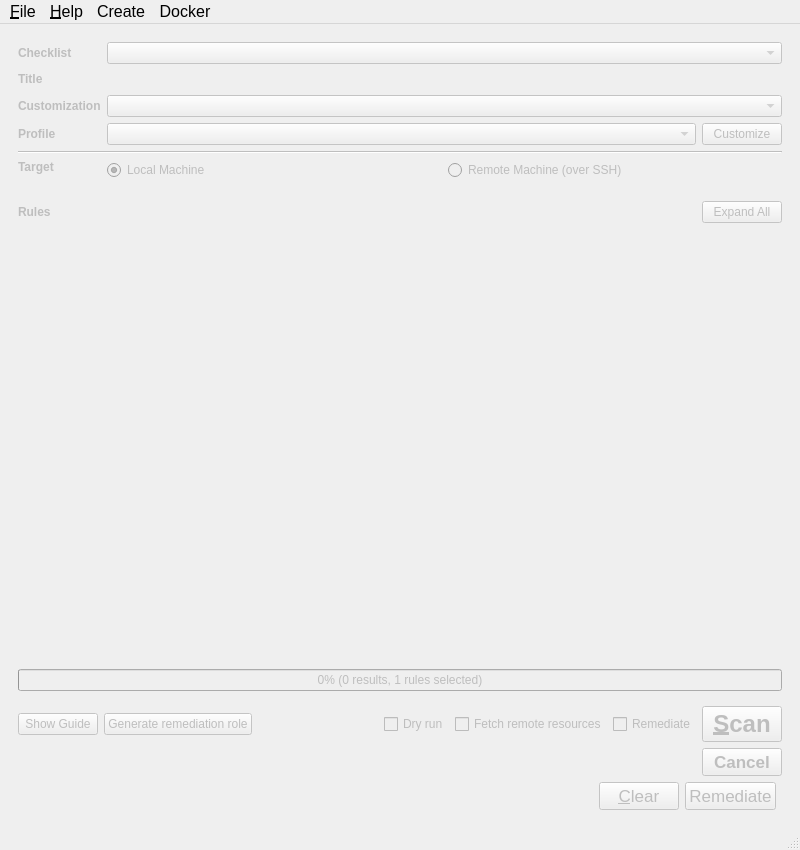
<?xml version="1.0" encoding="UTF-8"?>
<ui version="4.0">
 <class>MainWindow</class>
 <widget class="QMainWindow" name="MainWindow">
  <property name="enabled">
   <bool>true</bool>
  </property>
  <property name="geometry">
   <rect>
    <x>0</x>
    <y>0</y>
    <width>800</width>
    <height>850</height>
   </rect>
  </property>
  <property name="windowTitle">
   <string>SCAP Workbench</string>
  </property>
  <widget class="QWidget" name="centralwidget">
   <property name="enabled">
    <bool>false</bool>
   </property>
   <layout class="QVBoxLayout" name="verticalLayout">
    <item>
     <widget class="QWidget" name="scanProperties" native="true">
      <layout class="QGridLayout" name="gridLayout">
       <item row="6" column="2">
        <widget class="QPushButton" name="customizeProfileButton">
         <property name="toolTip">
          <string>Duplicates the current profile, and opens a window to customize it.</string>
         </property>
         <property name="text">
          <string>Customize</string>
         </property>
         <property name="shortcut">
          <string>Ctrl+T</string>
         </property>
        </widget>
       </item>
       <item row="7" column="0" colspan="3">
        <widget class="Line" name="line_2">
         <property name="orientation">
          <enum>Qt::Horizontal</enum>
         </property>
        </widget>
       </item>
       <item row="2" column="1" colspan="2">
        <widget class="QComboBox" name="checklistComboBox">
         <property name="sizePolicy">
          <sizepolicy hsizetype="Preferred" vsizetype="Fixed">
           <horstretch>0</horstretch>
           <verstretch>0</verstretch>
          </sizepolicy>
         </property>
        </widget>
       </item>
       <item row="6" column="0">
        <widget class="QLabel" name="label_3">
         <property name="font">
          <font>
           <weight>75</weight>
           <bold>true</bold>
          </font>
         </property>
         <property name="text">
          <string>Profile</string>
         </property>
        </widget>
       </item>
       <item row="2" column="0">
        <widget class="QLabel" name="checklistLabel">
         <property name="font">
          <font>
           <weight>75</weight>
           <bold>true</bold>
          </font>
         </property>
         <property name="text">
          <string>Checklist</string>
         </property>
        </widget>
       </item>
       <item row="10" column="0">
        <widget class="QLabel" name="label">
         <property name="font">
          <font>
           <weight>75</weight>
           <bold>true</bold>
          </font>
         </property>
         <property name="text">
          <string>Target</string>
         </property>
         <property name="alignment">
          <set>Qt::AlignLeading|Qt::AlignLeft|Qt::AlignTop</set>
         </property>
        </widget>
       </item>
       <item row="5" column="0">
        <widget class="QLabel" name="label_4">
         <property name="font">
          <font>
           <weight>75</weight>
           <bold>true</bold>
          </font>
         </property>
         <property name="text">
          <string>Customization</string>
         </property>
        </widget>
       </item>
       <item row="6" column="1">
        <widget class="QComboBox" name="profileComboBox">
         <property name="toolTip">
          <string>Determines which XCCDF profile will be used for evaluation. Listed profiles come from the input content and customization file.</string>
         </property>
         <property name="maxVisibleItems">
          <number>15</number>
         </property>
        </widget>
       </item>
       <item row="3" column="1" colspan="2">
        <widget class="QLabel" name="titleLabel">
         <property name="sizePolicy">
          <sizepolicy hsizetype="Expanding" vsizetype="Preferred">
           <horstretch>0</horstretch>
           <verstretch>0</verstretch>
          </sizepolicy>
         </property>
         <property name="font">
          <font>
           <pointsize>12</pointsize>
           <weight>75</weight>
           <bold>true</bold>
          </font>
         </property>
         <property name="toolTip">
          <string>TItle of the XCCDF Benchmark</string>
         </property>
         <property name="text">
          <string/>
         </property>
        </widget>
       </item>
       <item row="3" column="0">
        <widget class="QLabel" name="label_5">
         <property name="font">
          <font>
           <weight>75</weight>
           <bold>true</bold>
          </font>
         </property>
         <property name="text">
          <string>Title</string>
         </property>
        </widget>
       </item>
       <item row="4" column="1">
        <spacer name="horizontalSpacer_2">
         <property name="orientation">
          <enum>Qt::Horizontal</enum>
         </property>
         <property name="sizeHint" stdset="0">
          <size>
           <width>40</width>
           <height>1</height>
          </size>
         </property>
        </spacer>
       </item>
       <item row="5" column="1" colspan="2">
        <widget class="QComboBox" name="tailoringFileComboBox">
         <property name="toolTip">
          <string>Allows to select, load or reset a customization. Customization is called XCCDF Tailoring in the specification.</string>
         </property>
        </widget>
       </item>
       <item row="10" column="1" colspan="2">
        <widget class="QWidget" name="widget_4" native="true">
         <property name="sizePolicy">
          <sizepolicy hsizetype="Preferred" vsizetype="Preferred">
           <horstretch>0</horstretch>
           <verstretch>0</verstretch>
          </sizepolicy>
         </property>
         <layout class="QHBoxLayout" name="horizontalLayout_5">
          <property name="leftMargin">
           <number>0</number>
          </property>
          <property name="topMargin">
           <number>0</number>
          </property>
          <property name="rightMargin">
           <number>0</number>
          </property>
          <property name="bottomMargin">
           <number>0</number>
          </property>
          <item>
           <widget class="QRadioButton" name="localMachineRadioButton">
            <property name="toolTip">
             <string>Selecting the Local Machine target will cause workbench to evaluate the same machine that it is running on.</string>
            </property>
            <property name="text">
             <string>Local Machine</string>
            </property>
            <property name="checked">
             <bool>true</bool>
            </property>
           </widget>
          </item>
          <item>
           <widget class="QRadioButton" name="remoteMachineRadioButton">
            <property name="sizePolicy">
             <sizepolicy hsizetype="Preferred" vsizetype="Fixed">
              <horstretch>0</horstretch>
              <verstretch>0</verstretch>
             </sizepolicy>
            </property>
            <property name="toolTip">
             <string>The Remote Machine target enables workbench to scan any remote machine that can be accessed using SSH.</string>
            </property>
            <property name="text">
             <string>Remote Machine (over SSH)</string>
            </property>
           </widget>
          </item>
         </layout>
        </widget>
       </item>
       <item row="11" column="0" colspan="3">
        <widget class="RemoteMachineComboBox" name="remoteMachineDetails" native="true">
         <property name="focusPolicy">
          <enum>Qt::StrongFocus</enum>
         </property>
        </widget>
       </item>
      </layout>
     </widget>
    </item>
    <item>
     <layout class="QVBoxLayout" name="ruleResults">
      <property name="leftMargin">
       <number>9</number>
      </property>
      <property name="rightMargin">
       <number>9</number>
      </property>
      <item>
       <layout class="QHBoxLayout" name="horizontalLayout_6">
        <item>
         <widget class="QLabel" name="label_2">
          <property name="font">
           <font>
            <weight>75</weight>
            <bold>true</bold>
           </font>
          </property>
          <property name="text">
           <string>Rules</string>
          </property>
         </widget>
        </item>
        <item>
         <spacer name="horizontalSpacer_5">
          <property name="orientation">
           <enum>Qt::Horizontal</enum>
          </property>
          <property name="sizeHint" stdset="0">
           <size>
            <width>40</width>
            <height>20</height>
           </size>
          </property>
         </spacer>
        </item>
        <item>
         <widget class="QPushButton" name="expandRulesButton">
          <property name="text">
           <string>Expand All</string>
          </property>
         </widget>
        </item>
       </layout>
      </item>
      <item>
       <widget class="RuleResultsTree" name="ruleResultsTree" native="true">
        <property name="sizePolicy">
         <sizepolicy hsizetype="Preferred" vsizetype="Expanding">
          <horstretch>0</horstretch>
          <verstretch>0</verstretch>
         </sizepolicy>
        </property>
        <property name="focusPolicy">
         <enum>Qt::TabFocus</enum>
        </property>
       </widget>
      </item>
      <item>
       <widget class="QProgressBar" name="progressBar">
        <property name="maximum">
         <number>1</number>
        </property>
        <property name="value">
         <number>0</number>
        </property>
        <property name="format">
         <string>%p% (%v results, %m rules selected)</string>
        </property>
       </widget>
      </item>
     </layout>
    </item>
    <item>
     <widget class="QWidget" name="widget" native="true">
      <property name="sizePolicy">
       <sizepolicy hsizetype="Preferred" vsizetype="Maximum">
        <horstretch>0</horstretch>
        <verstretch>0</verstretch>
       </sizepolicy>
      </property>
      <layout class="QHBoxLayout" name="horizontalLayout_2">
       <item>
        <widget class="QWidget" name="widget_5" native="true">
         <layout class="QVBoxLayout" name="verticalLayout_3">
          <property name="leftMargin">
           <number>0</number>
          </property>
          <property name="topMargin">
           <number>0</number>
          </property>
          <property name="rightMargin">
           <number>0</number>
          </property>
          <property name="bottomMargin">
           <number>0</number>
          </property>
          <item>
           <widget class="QWidget" name="preScanTools" native="true">
            <layout class="QHBoxLayout" name="horizontalLayout">
             <property name="leftMargin">
              <number>0</number>
             </property>
             <property name="topMargin">
              <number>0</number>
             </property>
             <property name="rightMargin">
              <number>0</number>
             </property>
             <property name="bottomMargin">
              <number>0</number>
             </property>
             <item>
              <widget class="QPushButton" name="showGuideButton">
               <property name="text">
                <string>Show Guide</string>
               </property>
              </widget>
             </item>
             <item>
              <widget class="QPushButton" name="genRemediationButton">
               <property name="toolTip">
                <string>Generate remediation role that contains fix for every single rule the in the profile. Note that not every rule implements a fix.</string>
               </property>
               <property name="text">
                <string>Generate remediation role</string>
               </property>
              </widget>
             </item>
             <item>
              <spacer name="horizontalSpacer">
               <property name="orientation">
                <enum>Qt::Horizontal</enum>
               </property>
               <property name="sizeHint" stdset="0">
                <size>
                 <width>211</width>
                 <height>20</height>
                </size>
               </property>
              </spacer>
             </item>
             <item>
              <widget class="QCheckBox" name="dryRunCheckBox">
               <property name="toolTip">
                <string>When checked no action is performed after pressing Scan, a dialog with the used command-line arguments is shown instead.</string>
               </property>
               <property name="text">
                <string>Dry run</string>
               </property>
              </widget>
             </item>
             <item>
              <widget class="QCheckBox" name="fetchRemoteResourcesCheckbox">
               <property name="toolTip">
                <string>&lt;html&gt;&lt;head/&gt;&lt;body&gt;&lt;p&gt;Allow download of&amp;nbsp;remote OVAL content referenced from&amp;nbsp;XCCDF by&amp;nbsp;check-content-ref/@href.&lt;/p&gt;&lt;/body&gt;&lt;/html&gt;</string>
               </property>
               <property name="text">
                <string>Fetch remote resources</string>
               </property>
              </widget>
             </item>
             <item>
              <widget class="QCheckBox" name="onlineRemediationCheckBox">
               <property name="toolTip">
                <string>&lt;html&gt;&lt;head/&gt;&lt;body&gt;&lt;p&gt;Attempts to automatically correct issues identified by the scan.&lt;/p&gt;&lt;p&gt;Note: Automated remediation may impact system functionality.&lt;/p&gt;&lt;/body&gt;&lt;/html&gt;</string>
               </property>
               <property name="text">
                <string>Remediate</string>
               </property>
              </widget>
             </item>
             <item>
              <widget class="QPushButton" name="scanButton">
               <property name="font">
                <font>
                 <pointsize>18</pointsize>
                 <weight>75</weight>
                 <bold>true</bold>
                </font>
               </property>
               <property name="toolTip">
                <string>Starts the evaluation.</string>
               </property>
               <property name="text">
                <string>&amp;Scan</string>
               </property>
              </widget>
             </item>
            </layout>
           </widget>
          </item>
          <item>
           <widget class="QWidget" name="scanTools" native="true">
            <layout class="QHBoxLayout" name="horizontalLayout_4">
             <property name="leftMargin">
              <number>0</number>
             </property>
             <property name="topMargin">
              <number>0</number>
             </property>
             <property name="rightMargin">
              <number>0</number>
             </property>
             <property name="bottomMargin">
              <number>0</number>
             </property>
             <item>
              <spacer name="horizontalSpacer_4">
               <property name="orientation">
                <enum>Qt::Horizontal</enum>
               </property>
               <property name="sizeHint" stdset="0">
                <size>
                 <width>40</width>
                 <height>20</height>
                </size>
               </property>
              </spacer>
             </item>
             <item>
              <widget class="QPushButton" name="cancelButton">
               <property name="font">
                <font>
                 <pointsize>13</pointsize>
                 <weight>75</weight>
                 <bold>true</bold>
                </font>
               </property>
               <property name="toolTip">
                <string>Cancels the evaluation. Partial results may be lost.</string>
               </property>
               <property name="text">
                <string>Cancel</string>
               </property>
               <property name="shortcut">
                <string/>
               </property>
              </widget>
             </item>
            </layout>
           </widget>
          </item>
          <item>
           <widget class="QWidget" name="postScanTools" native="true">
            <layout class="QHBoxLayout" name="horizontalLayout_3">
             <property name="leftMargin">
              <number>0</number>
             </property>
             <property name="topMargin">
              <number>0</number>
             </property>
             <property name="rightMargin">
              <number>0</number>
             </property>
             <property name="bottomMargin">
              <number>0</number>
             </property>
             <item>
              <spacer name="horizontalSpacer_3">
               <property name="orientation">
                <enum>Qt::Horizontal</enum>
               </property>
               <property name="sizeHint" stdset="0">
                <size>
                 <width>40</width>
                 <height>20</height>
                </size>
               </property>
              </spacer>
             </item>
             <item>
              <widget class="QPushButton" name="clearButton">
               <property name="font">
                <font>
                 <pointsize>13</pointsize>
                </font>
               </property>
               <property name="toolTip">
                <string>Causes workbench to forget all collected evaluation results and prepares it for another scan.</string>
               </property>
               <property name="text">
                <string>&amp;Clear</string>
               </property>
              </widget>
             </item>
             <item>
              <widget class="QPushButton" name="offlineRemediateButton">
               <property name="enabled">
                <bool>false</bool>
               </property>
               <property name="font">
                <font>
                 <pointsize>13</pointsize>
                </font>
               </property>
               <property name="text">
                <string>Remediate</string>
               </property>
               <property name="checkable">
                <bool>false</bool>
               </property>
               <property name="checked">
                <bool>false</bool>
               </property>
              </widget>
             </item>
             <item>
              <widget class="ResultViewer" name="resultViewer" native="true"/>
             </item>
            </layout>
           </widget>
          </item>
         </layout>
        </widget>
       </item>
      </layout>
     </widget>
    </item>
   </layout>
  </widget>
  <widget class="QStatusBar" name="statusBar"/>
  <widget class="QMenuBar" name="menuBar">
   <property name="geometry">
    <rect>
     <x>0</x>
     <y>0</y>
     <width>800</width>
     <height>26</height>
    </rect>
   </property>
   <property name="font">
    <font>
     <pointsize>12</pointsize>
    </font>
   </property>
   <property name="defaultUp">
    <bool>false</bool>
   </property>
   <widget class="QMenu" name="menuFile">
    <property name="title">
     <string>&amp;File</string>
    </property>
    <widget class="QMenu" name="menuSave">
     <property name="title">
      <string>Save &amp;All</string>
     </property>
     <addaction name="actionSaveIntoDirectory"/>
     <addaction name="actionSaveAsRPM"/>
    </widget>
    <addaction name="actionOpenSSG"/>
    <addaction name="actionOpen"/>
    <addaction name="actionReloadContent"/>
    <addaction name="separator"/>
    <addaction name="actionOpenCustomizationFile"/>
    <addaction name="separator"/>
    <addaction name="actionSaveTailoring"/>
    <addaction name="menuSave"/>
    <addaction name="separator"/>
    <addaction name="actionQuit"/>
   </widget>
   <widget class="QMenu" name="menuHelp">
    <property name="title">
     <string>&amp;Help</string>
    </property>
    <addaction name="actionUserManual"/>
    <addaction name="separator"/>
    <addaction name="actionShowDiagnostics"/>
    <addaction name="separator"/>
    <addaction name="actionAbout"/>
    <addaction name="actionAboutQt"/>
   </widget>
   <widget class="QMenu" name="menuDocker_Scan">
    <property name="title">
     <string>Docker</string>
    </property>
    <addaction name="actionDocker_Image_Scan"/>
    <addaction name="actionDocker_Container_Scan"/>
   </widget>
   <widget class="QMenu" name="menuCreate">
    <property name="title">
     <string>Create</string>
    </property>
    <addaction name="actionCreate_Profile_2"/>
    <addaction name="actionCreate_Rule_2"/>
    <addaction name="actionCreate_Oval_2"/>
   </widget>
   <addaction name="menuFile"/>
   <addaction name="menuHelp"/>
   <addaction name="menuCreate"/>
   <addaction name="menuDocker_Scan"/>
  </widget>
  <action name="actionOpen">
   <property name="text">
    <string>&amp;Open Other Content</string>
   </property>
   <property name="shortcutContext">
    <enum>Qt::ApplicationShortcut</enum>
   </property>
  </action>
  <action name="actionQuit">
   <property name="text">
    <string>&amp;Quit</string>
   </property>
   <property name="shortcut">
    <string>Ctrl+Q</string>
   </property>
  </action>
  <action name="actionAbout">
   <property name="text">
    <string>About SCAP Workbench</string>
   </property>
  </action>
  <action name="actionUserManual">
   <property name="text">
    <string>User Manual</string>
   </property>
  </action>
  <action name="actionSaveIntoDirectory">
   <property name="text">
    <string>Into a &amp;directory</string>
   </property>
  </action>
  <action name="actionSaveAsRPM">
   <property name="text">
    <string>As &amp;RPM</string>
   </property>
  </action>
  <action name="actionAboutQt">
   <property name="text">
    <string>About Qt</string>
   </property>
  </action>
  <action name="actionShowDiagnostics">
   <property name="text">
    <string>Show Diagnostics</string>
   </property>
  </action>
  <action name="actionSaveTailoring">
   <property name="text">
    <string>Save Customization O&amp;nly</string>
   </property>
  </action>
  <action name="actionOpenSSG">
   <property name="text">
    <string>Open content from &amp;SCAP Security Guide</string>
   </property>
  </action>
  <action name="actionOpenCustomizationFile">
   <property name="text">
    <string>Open &amp;Customization File</string>
   </property>
  </action>
  <action name="actionReloadContent">
   <property name="text">
    <string>&amp;Reload Opened Content</string>
   </property>
   <property name="iconText">
    <string>Reload Opened Content</string>
   </property>
   <property name="toolTip">
    <string>Reload Opened Content</string>
   </property>
  </action>
  <action name="actionDocker_Image_Scan">
   <property name="text">
    <string>Docker_Image_Scan</string>
   </property>
  </action>
  <action name="actionDocker_Container_Scan">
   <property name="text">
    <string>Docker_Container_Scan</string>
   </property>
  </action>
  <action name="actionCreate_Profile">
   <property name="text">
    <string>Create Profile</string>
   </property>
  </action>
  <action name="actionCreate_Rule">
   <property name="text">
    <string>Create Rule</string>
   </property>
  </action>
  <action name="actionCreate_Oval">
   <property name="text">
    <string>Create Oval</string>
   </property>
  </action>
  <action name="actionCreate_Profile_2">
   <property name="text">
    <string>Create Profile</string>
   </property>
  </action>
  <action name="actionCreate_Rule_2">
   <property name="text">
    <string>Create Rule</string>
   </property>
  </action>
  <action name="actionCreate_Oval_2">
   <property name="text">
    <string>Create Oval</string>
   </property>
  </action>
 </widget>
 <customwidgets>
  <customwidget>
   <class>ResultViewer</class>
   <extends>QWidget</extends>
   <header>ResultViewer.h</header>
   <container>1</container>
  </customwidget>
  <customwidget>
   <class>RemoteMachineComboBox</class>
   <extends>QWidget</extends>
   <header>RemoteMachineComboBox.h</header>
   <container>1</container>
  </customwidget>
  <customwidget>
   <class>RuleResultsTree</class>
   <extends>QWidget</extends>
   <header>RuleResultsTree.h</header>
   <container>1</container>
  </customwidget>
 </customwidgets>
 <tabstops>
  <tabstop>checklistComboBox</tabstop>
  <tabstop>tailoringFileComboBox</tabstop>
  <tabstop>profileComboBox</tabstop>
  <tabstop>customizeProfileButton</tabstop>
  <tabstop>localMachineRadioButton</tabstop>
  <tabstop>remoteMachineRadioButton</tabstop>
  <tabstop>remoteMachineDetails</tabstop>
  <tabstop>expandRulesButton</tabstop>
  <tabstop>ruleResultsTree</tabstop>
  <tabstop>showGuideButton</tabstop>
  <tabstop>genRemediationButton</tabstop>
  <tabstop>dryRunCheckBox</tabstop>
  <tabstop>fetchRemoteResourcesCheckbox</tabstop>
  <tabstop>onlineRemediationCheckBox</tabstop>
  <tabstop>scanButton</tabstop>
  <tabstop>cancelButton</tabstop>
  <tabstop>clearButton</tabstop>
  <tabstop>offlineRemediateButton</tabstop>
 </tabstops>
 <resources/>
 <connections>
  <connection>
   <sender>remoteMachineRadioButton</sender>
   <signal>toggled(bool)</signal>
   <receiver>remoteMachineDetails</receiver>
   <slot>setVisible(bool)</slot>
   <hints>
    <hint type="sourcelabel">
     <x>781</x>
     <y>200</y>
    </hint>
    <hint type="destinationlabel">
     <x>437</x>
     <y>216</y>
    </hint>
   </hints>
  </connection>
  <connection>
   <sender>actionQuit</sender>
   <signal>triggered()</signal>
   <receiver>MainWindow</receiver>
   <slot>close()</slot>
   <hints>
    <hint type="sourcelabel">
     <x>-1</x>
     <y>-1</y>
    </hint>
    <hint type="destinationlabel">
     <x>399</x>
     <y>324</y>
    </hint>
   </hints>
  </connection>
  <connection>
   <sender>ruleResultsTree</sender>
   <signal>allRuleResultsExpanded(bool)</signal>
   <receiver>MainWindow</receiver>
   <slot>allRuleResultsExpanded(bool)</slot>
   <hints>
    <hint type="sourcelabel">
     <x>20</x>
     <y>20</y>
    </hint>
    <hint type="destinationlabel">
     <x>20</x>
     <y>20</y>
    </hint>
   </hints>
  </connection>
 </connections>
</ui>
